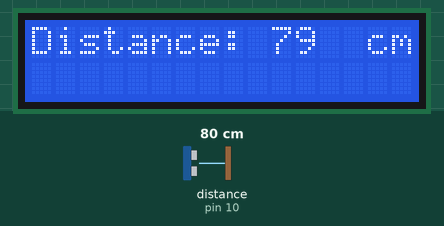
The sketch below on a simulated Arduino Uno, built with avr-gcc and run on an emulated ATmega328P. Shown: 16×2 character LCD. Wiring (inferred from the names in the program): ultrasonic range finder: trigger pin 9; echo pin 10. The test bench sets the inputs (shaded band); at power-on: distance to the obstacle (sensor on pin 10) 80 cm. The echo pulse lasts 58.3 µs per cm.

Above: at 1.2 s.
1.3 s: distance to the obstacle (sensor on pin 10) set to 2 cm
At 2.3 s:
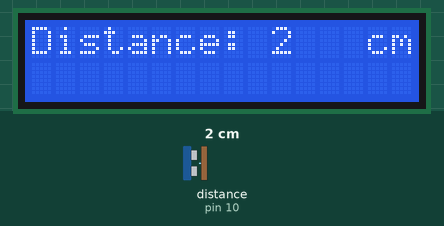
2.8 s: distance to the obstacle (sensor on pin 10) set to 4 cm
At 3.1 s:
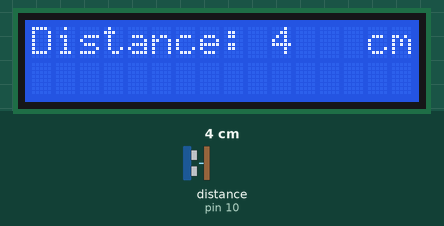
4.3 s: distance to the obstacle (sensor on pin 10) set to 9 cm
At 5.6 s:
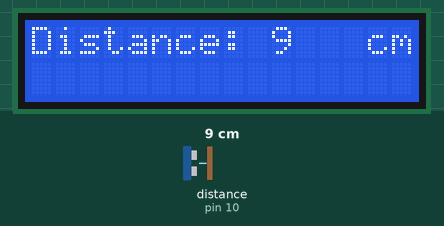
Timing chart, 0 to 7.3 s (numbered marks = the images above; inputs shaded):
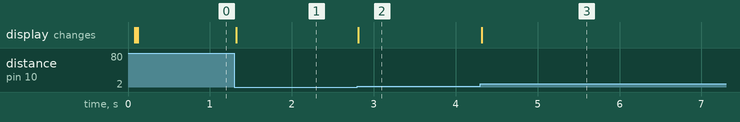

The sketch:

HC-SR04_Sensor_Value_LCD.ino
```cpp
#include <LiquidCrystal.h> // includes the LiquidCrystal Library
LiquidCrystal lcd(1, 2, 4, 5, 6, 7); // Creates an LCD object. Parameters: (rs, enable, d4, d5, d6, d7)
const int trigPin = 9;
const int echoPin = 10;
long duration;
int cm;

void setup() {
  lcd.begin(16, 2); // Initializes the interface to the LCD screen, and specifies the dimensions (width and height) of the display
  pinMode(trigPin, OUTPUT);
  pinMode(echoPin, INPUT);
}
void loop() {
  digitalWrite(trigPin, LOW);
  delayMicroseconds(2);
  digitalWrite(trigPin, HIGH);
  delayMicroseconds(10);
  digitalWrite(trigPin, LOW);
  duration = pulseIn(echoPin, HIGH);
  cm = duration * 0.034 / 2 + 1;

  // distance (cm) display
  lcd.setCursor(0, 0); // Sets the location at which subsequent text written to the LCD will be displayed
  lcd.print("Distance: "); // Prints string "Distance" on the LCD
  lcd.setCursor(10, 0);
  lcd.print(cm); // Prints the distance value from the sensor
  if (cm <= 9) {
   lcd.setCursor(11, 0);
   lcd.print("   "); }
  if (cm >= 10 and cm <= 99) {
   lcd.setCursor(12, 0);
   lcd.print("  "); }
  if (cm >= 100) {
   lcd.setCursor(13, 0);
   lcd.print(" "); }
  lcd.setCursor(14, 0);
  lcd.print("cm");
  delay(10);
}
```

Measured:
- after the input at 1.3 s, the display: changes at once (image 1)
- after the input at 2.8 s, the display: changes at once (image 2)
- after the input at 4.3 s, the display: changes at once (image 3)
